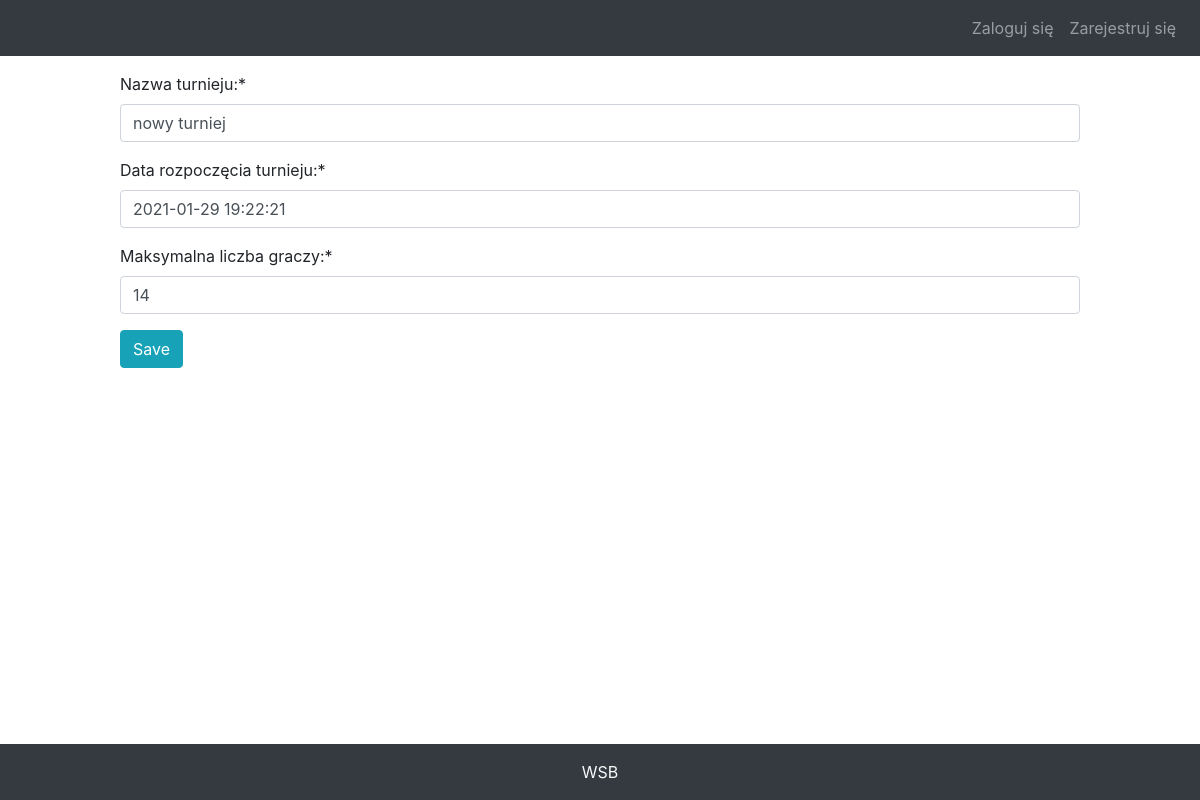
Page /turnieje/tournaments/43/update on the committed database.
### turnieje/models/turnieje_model.py (models this page shows, shortened)
class Tournaments(models.Model):
    id = models.AutoField(db_index=True, primary_key=True)
    name = models.CharField(max_length=20)
    date_of_start = models.DateTimeField()
    max_players = models.IntegerField()

### turnieje/views/turnieje_view.py (the view)
# urls.py: path('tournaments/<int:pk>/update', UpdateTournamentView.as_view(), name="tournament_update"),
class UpdateTournamentView(SuccessMessageMixin, UpdateView):
    model = Tournaments
    success_url = reverse_lazy('all_tournaments')
    form_class = TournamentsForm
    success_message = "Turniej został zaktualizowany"

### turnieje/forms/turnieje_form.py
class TournamentsForm(ModelForm):
    class Meta:
        model = Tournaments
        fields = ['name', 'date_of_start', 'max_players']
        labels = {
            "name": "Nazwa turnieju:",
            "date_of_start": "Data rozpoczęcia turnieju:",
            "max_players": "Maksymalna liczba graczy:"
        }
        widgets = {
            'date_of_start': DateTimePickerInput(format='%Y-%m-%d %H:%M:%S')
        }

### turnieje/templates/turnieje/tournaments_form.html (shortened to what this page needs)
{% extends 'turnieje/scheleton.html' %}
{% block content %}
{% load crispy_forms_tags %}
<form method="post">
    <p>
        {{ form|crispy }}
    </p>
    <button type="submit" class="btn btn-info">Save</button>
</form>
{% endblock %}

### rows in the picture
Tournaments: name "nowy turniej", date_of_start "2021-01-29 19:22:21", max_players "14"
